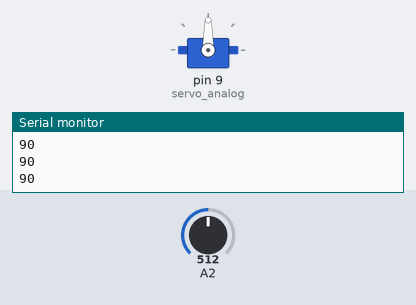
Bench run of a sketch on a simulated Arduino Uno, built with avr-gcc and run on an emulated ATmega328P. Parts: servo, the last lines printed to the serial monitor. The inputs (shaded band) are chosen by the test bench; at power-on: A2 = 512.

Above: at 1.2 s.
1.3 s: A2 set to 7
At 2.5 s:
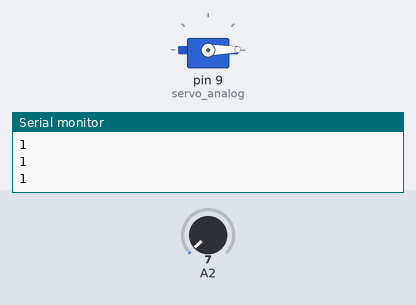
2.8 s: A2 set to 4
5.8 s: A2 set to 716
8.8 s: A2 set to 900
At 9.4 s:
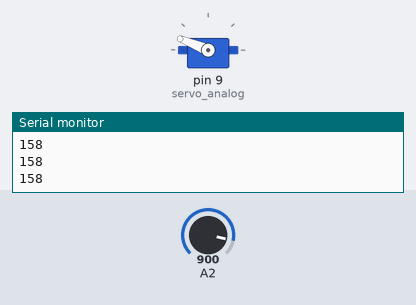
10.3 s: A2 set to 1023
At 10.9 s:
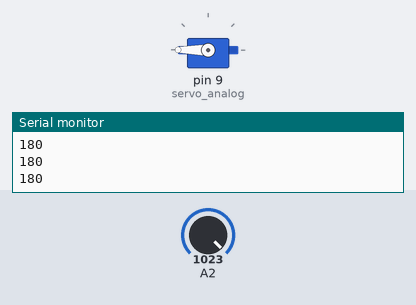
11.8 s: A2 set to 306
At 13.1 s:
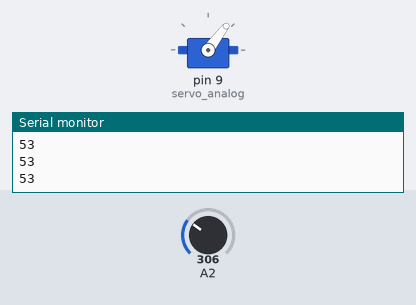
Timing chart, 0 to 14.3 s (numbered marks = the images above; inputs shaded):
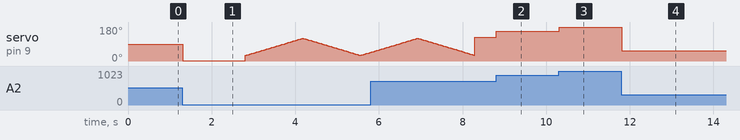

Measured:
- after the input at 1.3 s, servo on pin 9 (servo_analog): 90° → 1° at once
- after the input at 8.8 s, servo on pin 9 (servo_analog): 125° → 158° at once
- after the input at 10.3 s, servo on pin 9 (servo_analog): 158° → 180° at once
- after the input at 11.8 s, servo on pin 9 (servo_analog): 180° → 53° at once

The sketch:

ServoExample.ino
```cpp
#include <Servo.h>


Servo servo_motor;

int delay_time;
int servo_analog = 9;
int degree = 0;
int starting_pos = 30;
int stopping_pos = 120;
int potentio_value;
int potentio_to_degree;

void setup() {
  // put your setup code here, to run once:
  delay_time = 15;
  servo_motor.attach(servo_analog);
  Serial.begin(9600);
}

void loop() {
  // put your main code here, to run repeatedly:
  potentio_value = analogRead(A2);
  potentio_to_degree = map(potentio_value,0,1023,0,180);
  Serial.println(potentio_to_degree);
  if(potentio_to_degree > 0)
  {
    servo_motor.write(potentio_to_degree);
    delay(delay_time);
  }
  else
  {
    for(degree = starting_pos;degree <= stopping_pos;degree++)
    {
      servo_motor.write(degree);
      delay(delay_time);
    }
    for(degree = stopping_pos;degree >= starting_pos;degree--)
    {
      servo_motor.write(degree);
      delay(delay_time);
    }
  }
}
```
